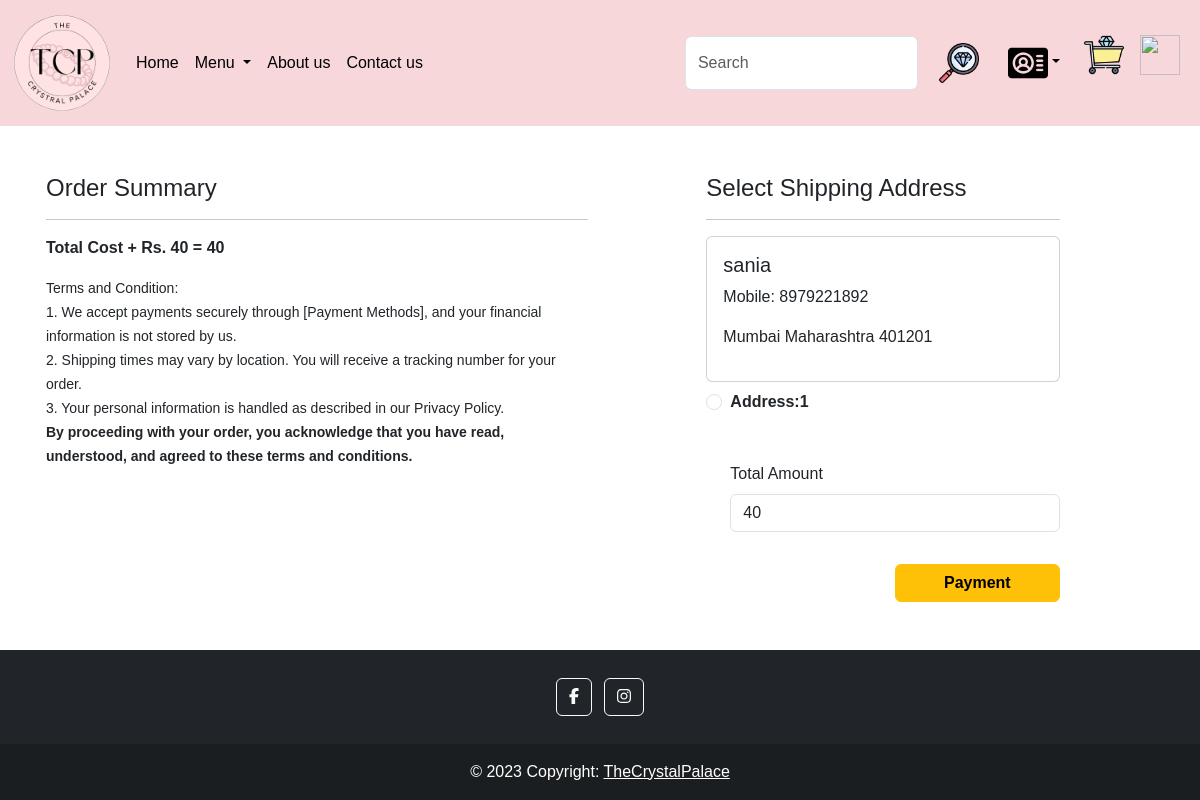
Screenshot of /checkout/ (signed in) with the database file from the repository.
### app/models.py (models this page shows, shortened)
class Customer(models.Model):
    user = models.ForeignKey(User,on_delete=models.CASCADE)
    name = models.CharField(max_length=200)
    village = models.CharField(max_length=200)
    landmark = models.CharField(max_length=200)
    city = models.CharField(max_length=100)
    mobile = models.IntegerField(default=0,help_text = "Please enter 10 digits valid Number")
    pincode = models.IntegerField()
    state = models.CharField(choices=STATE_CHOICES,max_length=100)

### app/views.py (the view, shortened to what this page needs)
# urls.py: path('checkout/', views.checkout.as_view(), name="checkout"),
@method_decorator(login_required,name='dispatch')
class checkout(View):
    def get(self,request):
        user=request.user
        add=Customer.objects.filter(user=user)
        cart_items=Cart.objects.filter(user=user)
        famount = 0
        for p in cart_items:
            value=p.quantity * p.product.discounted_price
            famount = famount + value
        totalamount = famount + 40
        razoramount = int(totalamount * 100)
        client = razorpay.Client(auth=(settings.RAZOR_KEY_ID, settings.RAZOR_KEY_SECRET))
        data = {"amount" :razoramount, "currency":"INR","receipt":"order_rcptid_12"}
        payment_response = client.order.create(data=data)
        print(payment_response)
        order_id = payment_response['id']
        order_status = payment_response['status']
        return render(request, 'app/checkout.html',locals())

### app/templates/app/checkout.html (shortened to what this page needs)
{% extends 'app/base.html' %}
{% load static %}
{% block main-content %}
<div class="container">
  <div class="row mt-5">
    <div class="col-sm-6">
      <h4>Order Summary</h4>
      <hr>
      <p class="fw-bold">Total Cost + Rs. 40 = {{totalamount}}</p>
      <small> Terms and Condition:</small><br>
      <small>1. We accept payments securely through [Payment Methods], and your financial information is not stored by us.</small><br>
      <small>2. Shipping times may vary by location. You will receive a tracking number for your order.</small><br>
      <small>3. Your personal information is handled as described in our Privacy Policy.</small><br>
      <small><b>By proceeding with your order, you acknowledge that you have read, understood, and agreed to these terms and conditions.</b></small><br>
      <small></small><br>
      <small></small><br>
    </div>
    <div class="col-sm-4 offset-sm-1">
      <h4>Select Shipping Address</h4>
      <hr />
      <form method="post" id="myform">
        {% for ad in add %}
        <div class="card">
          <div class="card-body">
            <h5>{{ad.name}}</h5>
            <p>Mobile: {{ad.mobile}}</p>
            <p>{{ad.locality}} {{ad.city}} {{ad.state}} {{ad.pincode}}</p>
          </div>
        </div>
        <div class="form-check mt-2 mb-5">
          <input
            class="form-check-input"
            type="radio"
            name="custid"
            id="custadd{{forloop.counter}}"
            value="{{ad.id}}">
          <label class="form-check-label fw-bold" for="custadd{{forloop.counter}}">Address:{{forloop.counter}}</label>
        </div>
        {% endfor %}
        <div class="form-check mb-3">
          <label for="totalamount" class="form-label">Total Amount</label>
          <input
            type="number"
            class="form-control"
            name="totalamount"
            value="{{totalamount}}"
            readonly/>
        </div>
        <div class="text-end">
          <button id="rzp-button1" type="submit" class="btn btn-warning mt-3 px-5 fw-bold">Payment</button>
        </div>
      </form>
    </div>
  </div>
</div>
<br><br>
{% endblock main-content %}

### app/static/app/css/style.css (style rules this page uses)
.row::after { content: ""; clear: both; display: table; }
body { font-family: Arial, Helvetica, sans-serif; margin: 0; }
html { box-sizing: border-box; }
*, *:before, *:after { box-sizing: inherit; }
.container { padding: 0 16px; }
.container::after, .row::after { content: ""; clear: both; display: table; }

### rows the page displays
Customer: name "sania", mobile "8979221892", city "Mumbai", state "Maharashtra", pincode "401201"

### other values shown
{{ totalamount }} "40"
